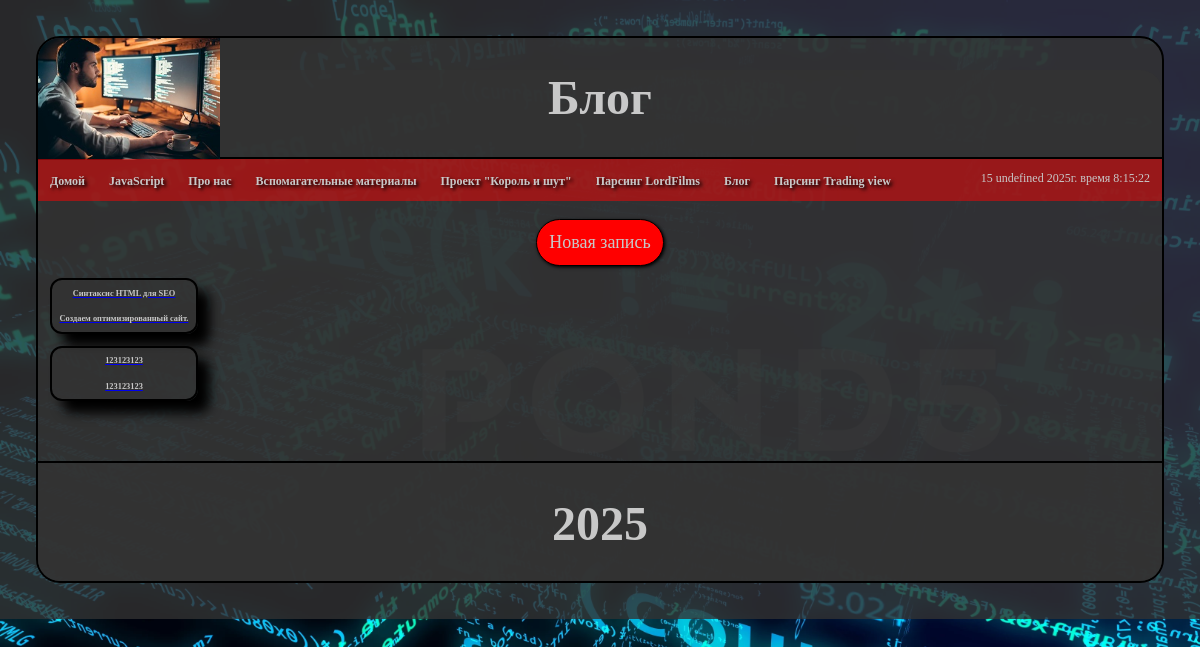
/blog/, run on an earlier commit of the app's database.
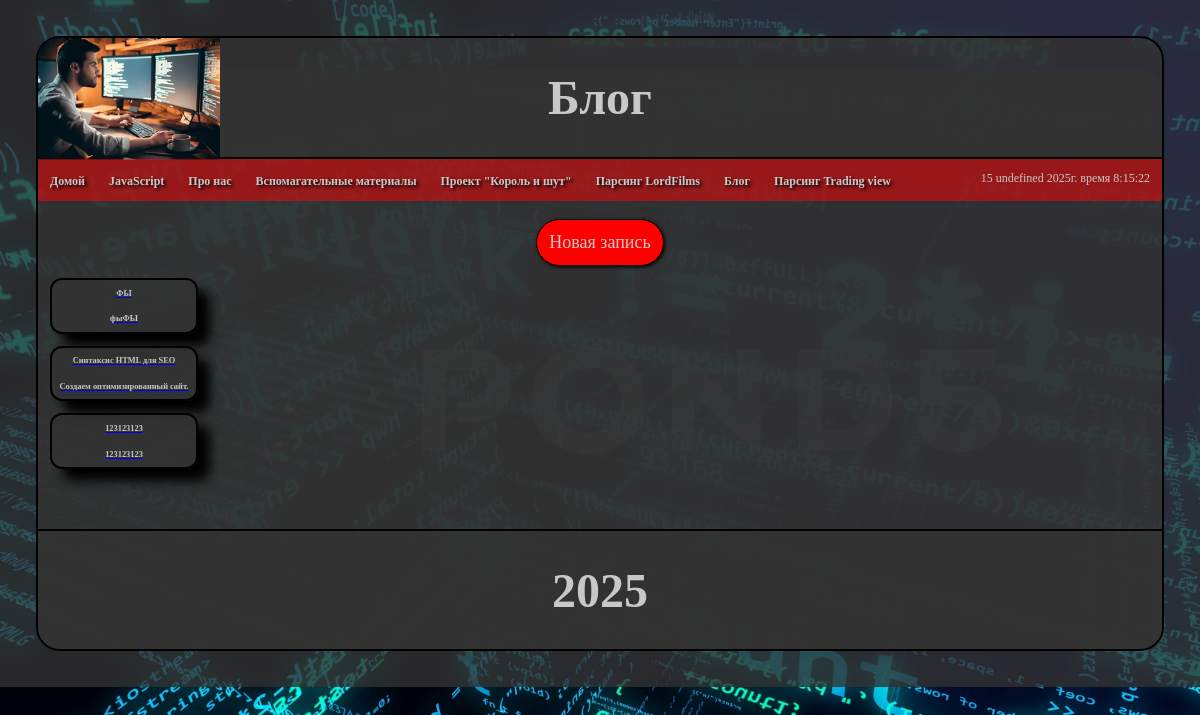
And on a later commit of the database.
### blog/models.py (models this page shows, shortened)
class Artiсles(models.Model):
    title = models.CharField('Название', max_length=50)
    anons = models.CharField('Анонс', max_length=250)
    full_text = models.TextField('Статья')
    date = models.DateTimeField('Дата публикации')
    class Meta:
        verbose_name = "Статья"
        verbose_name_plural = "Статьи"

### blog/views.py (the view)
# urls.py: path('', views.blog_home, name='blog_home'),
def blog_home(request):
    blog = Artiсles.objects.order_by('-title')[0:50]
    return render(request, 'blog/blog_home.html', {'blog': blog})

### blog/templates/blog/blog_home.html (shortened to what this page needs)
{% extends 'main/layout.html' %}
{% load static %}
{% block header %}
    <h1>Блог</h1>
{% endblock %}
{% block content %}
    <div style="text-align: center"><a href="{% url 'create' %}"><button class="button">Новая запись</button></a></div>
        {% if blog %}
            {% for item in blog %}
                <a href="{% url 'blog-detail' item.id %}">
                    <div class="film_card">
                        <h3>{{ item.title }}</h3>
                        <h3>{{ item.anons }}</h3>
                    </div>
                </a>
            {% endfor %}
        {% else %}
           <h3>У вас нет статей</h3>
        {% endif %}
{% endblock %}

What changed in the data, as far as the page shows it:
added Artiсles: title "ФЫ", anons "фыФЫ"
